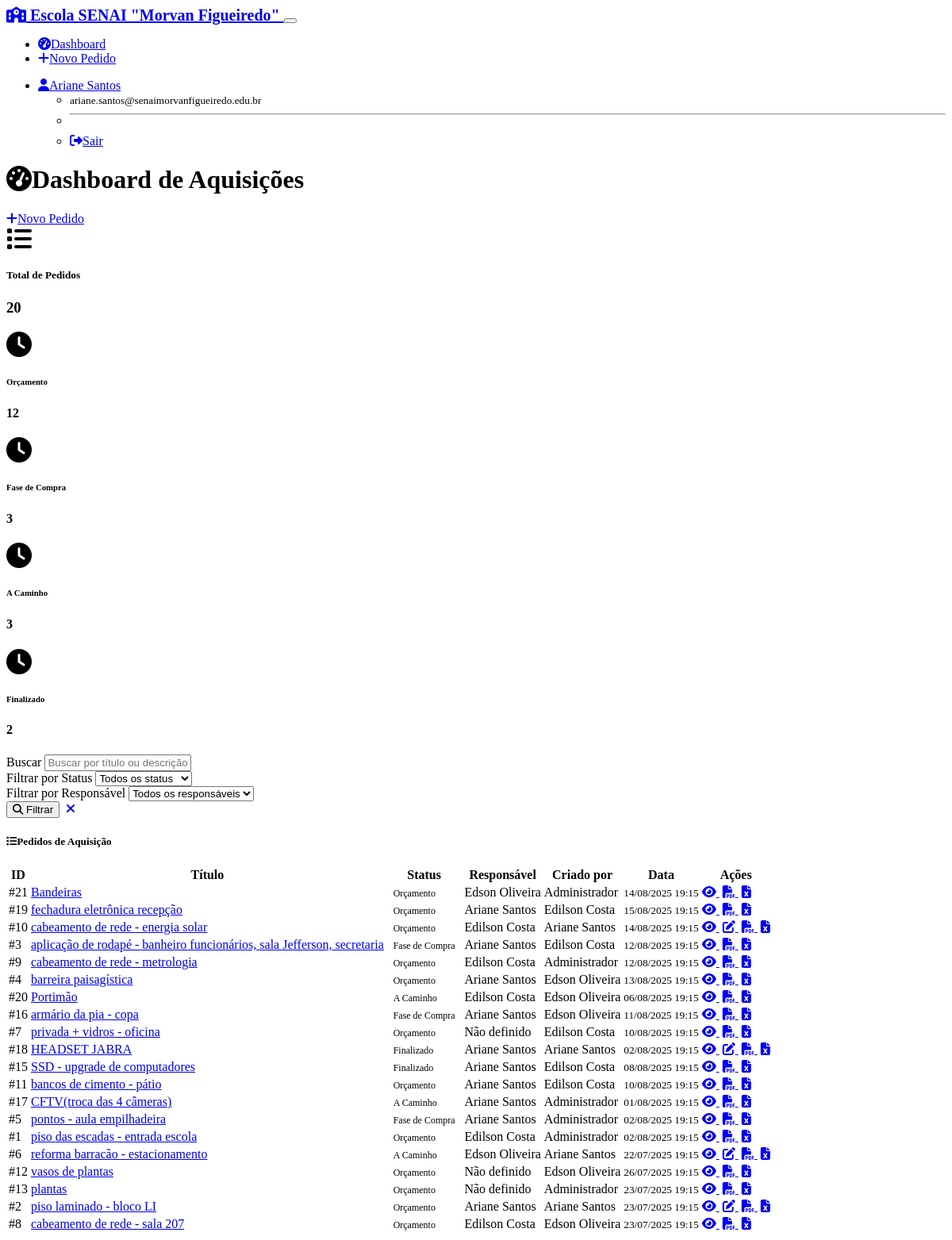
The page /dashboard (signed in) on the database its author committed.
### models.py (models this page shows, shortened)
class User(UserMixin, db.Model):
    id = db.Column(db.Integer, primary_key=True)
    username = db.Column(db.String(64), unique=True, nullable=False)
    email = db.Column(db.String(120), unique=True, nullable=False)
    full_name = db.Column(db.String(120), nullable=False)
    password_hash = db.Column(db.String(256))
    needs_password_reset = db.Column(db.Boolean, default=False, nullable=False)
    is_admin = db.Column(db.Boolean, default=False, nullable=False)
    active = db.Column(db.Boolean, default=True, nullable=False)
    created_at = db.Column(db.DateTime, default=datetime.utcnow)
    @property
    def is_active(self):
        return self.active
    acquisition_requests = db.relationship('AcquisitionRequest', foreign_keys='AcquisitionRequest.created_by_id', backref='creator', lazy='dynamic')
    assigned_requests = db.relationship('AcquisitionRequest', foreign_keys='AcquisitionRequest.responsible_id', backref='responsible', lazy='dynamic')
    status_changes = db.relationship('StatusChange', backref='changed_by_user', lazy='dynamic')

class AcquisitionRequest(db.Model):
    id = db.Column(db.Integer, primary_key=True)
    title = db.Column(db.String(200), nullable=False)
    description = db.Column(db.Text, nullable=False)
    status = db.Column(db.String(50), nullable=False, default='orcamento')
    observations = db.Column(db.Text)
    created_at = db.Column(db.DateTime, default=datetime.utcnow)
    updated_at = db.Column(db.DateTime, default=datetime.utcnow, onupdate=datetime.utcnow)
    created_by_id = db.Column(db.Integer, db.ForeignKey('user.id'), nullable=False)
    responsible_id = db.Column(db.Integer, db.ForeignKey('user.id'))
    attachments = db.relationship('Attachment', backref='request', lazy='dynamic', cascade='all, delete-orphan')
    status_changes = db.relationship('StatusChange', backref='request', lazy='dynamic', cascade='all, delete-orphan')
    STATUS_CHOICES = [
        ('orcamento', 'Orçamento'),
        ('fase_compra', 'Fase de Compra'),
        ('a_caminho', 'A Caminho'),
        ('finalizado', 'Finalizado')
    ]

### routes.py (the view)
@app.route('/')
@app.route('/dashboard')
@login_required
def dashboard():
    search_form = SearchForm()
    search = request.args.get('search', '')
    status_filter = request.args.get('status_filter', '')
    responsible_filter = request.args.get('responsible_filter', 0, type=int)
    query = AcquisitionRequest.query
    if search:
        query = query.filter(or_(
            AcquisitionRequest.title.contains(search),
            AcquisitionRequest.description.contains(search)
        ))
    if status_filter:
        query = query.filter(AcquisitionRequest.status == status_filter)
    if responsible_filter > 0:
        query = query.filter(AcquisitionRequest.responsible_id == responsible_filter)
    requests = query.order_by(desc(AcquisitionRequest.updated_at)).all()
    total_requests = AcquisitionRequest.query.count()
    status_counts = {}
    for status_code, status_name in AcquisitionRequest.STATUS_CHOICES:
        count = AcquisitionRequest.query.filter_by(status=status_code).count()
        status_counts[status_name] = count
    search_form.search.data = search
    search_form.status_filter.data = status_filter
    search_form.responsible_filter.data = responsible_filter
    return render_template('dashboard.html',
                         requests=requests,
                         search_form=search_form,
                         total_requests=total_requests,
                         status_counts=status_counts)

### forms.py
class SearchForm(FlaskForm):
    search = StringField('Buscar', validators=[Optional(), Length(max=100)])
    status_filter = SelectField('Filtrar por Status', validators=[Optional()])
    responsible_filter = SelectField('Filtrar por Responsável', coerce=int, validators=[Optional()])
    submit = SubmitField('Filtrar')
    def __init__(self, *args, **kwargs):
        super(SearchForm, self).__init__(*args, **kwargs)
        self.status_filter.choices = [('', 'Todos os status')] + AcquisitionRequest.STATUS_CHOICES
        self.responsible_filter.choices = [(0, 'Todos os responsáveis')] + [
            (user.id, user.full_name) for user in User.query.filter_by(active=True).all()
        ]

### app.py (called while the page is built)
@login_manager.user_loader
def load_user(user_id):
    from models import User
    return User.query.get(int(user_id))

### templates/dashboard.html (shortened to what this page needs)
{% extends "base.html" %}
{% block content %}
<div class="d-flex justify-content-between align-items-center mb-4">
    <h1><i class="fas fa-tachometer-alt me-2"></i>Dashboard de Aquisições</h1>
    <div class="btn-group">
        <a href="{{ url_for('new_request') }}" class="btn btn-primary">
            <i class="fas fa-plus me-1"></i>Novo Pedido
        </a>
    </div>
</div>
<div class="row mb-4">
    <div class="col-md-3">
        <div class="card text-center">
            <div class="card-body">
                <i class="fas fa-list fa-2x text-primary mb-2"></i>
                <h5 class="card-title">Total de Pedidos</h5>
                <h3 class="text-primary">{{ total_requests }}</h3>
            </div>
        </div>
    </div>
    {% for status_name, count in status_counts.items() %}
    <div class="col-md-3">
        <div class="card text-center">
            <div class="card-body">
                <i class="fas fa-clock fa-2x text-info mb-2"></i>
                <h6 class="card-title">{{ status_name }}</h6>
                <h4 class="text-info">{{ count }}</h4>
            </div>
        </div>
    </div>
    {% endfor %}
</div>
<div class="card mb-4">
    <div class="card-body">
        <form method="GET" class="row g-3">
            <div class="col-md-4">
                {{ search_form.search.label(class="form-label") }}
                {{ search_form.search(class="form-control", placeholder="Buscar por título ou descrição...") }}
            </div>
            <div class="col-md-3">
                {{ search_form.status_filter.label(class="form-label") }}
                {{ search_form.status_filter(class="form-select") }}
            </div>
            <div class="col-md-3">
                {{ search_form.responsible_filter.label(class="form-label") }}
                {{ search_form.responsible_filter(class="form-select") }}
            </div>
            <div class="col-md-2 d-flex align-items-end">
                <button type="submit" class="btn btn-secondary me-2">
                    <i class="fas fa-search"></i> Filtrar
                </button>
                <a href="{{ url_for('dashboard') }}" class="btn btn-outline-secondary">
                    <i class="fas fa-times"></i>
                </a>
            </div>
        </form>
    </div>
</div>
<div class="card">
    <div class="card-header">
        <h5 class="mb-0"><i class="fas fa-list me-2"></i>Pedidos de Aquisição</h5>
    </div>
    <div class="card-body">
        {% if requests %}
            <div class="table-responsive">
                <table class="table table-hover">
                    <thead>
                        <tr>
                            <th>ID</th>
                            <th>Título</th>
                            <th>Status</th>
                            <th>Responsável</th>
                            <th>Criado por</th>
                            <th>Data</th>
                            <th>Ações</th>
                        </tr>
                    </thead>
                    <tbody>
                        {% for request in requests %}
                        <tr>
                            <td>#{{ request.id }}</td>
                            <td>
                                <a href="{{ url_for('view_request', id=request.id) }}" class="text-decoration-none">
                                    {{ request.title }}
                                </a>
                            </td>
                            <td>
                                {% set status_classes = {
                                    'orcamento': 'warning',
                                    'fase_compra': 'info',
                                    'a_caminho': 'primary',
                                    'finalizado': 'success'
                                } %}
                                {% set status_names = {
                                    'orcamento': 'Orçamento',
                                    'fase_compra': 'Fase de Compra',
                                    'a_caminho': 'A Caminho',
                                    'finalizado': 'Finalizado'
                                } %}
                                <span class="badge bg-{{ status_classes.get(request.status, 'secondary') }} text-white">
                                    {{ status_names.get(request.status, request.status) }}
                                </span>
                            </td>
                            <td>
                                {% if request.responsible %}
                                    {{ request.responsible.full_name }}
                                {% else %}
                                    <span class="text-muted">Não definido</span>
                                {% endif %}
                            </td>
                            <td>{{ request.creator.full_name }}</td>
                            <td>
                                <small class="text-muted">
                                    {{ request.created_at.strftime('%d/%m/%Y %H:%M') }}
                                </small>
                            </td>
                            <td>
                                <div class="btn-group" role="group">
                                    <a href="{{ url_for('view_request', id=request.id) }}" class="btn btn-sm btn-outline-primary" title="Ver detalhes">
                                        <i class="fas fa-eye"></i>
                                    </a>
                                    {% if current_user.is_admin or request.created_by_id == current_user.id %}
                                    <a href="{{ url_for('edit_request', id=request.id) }}" class="btn btn-sm btn-outline-secondary" title="Editar">
                                        <i class="fas fa-edit"></i>
                                    </a>
                                    {% endif %}
                                    <a href="{{ url_for('generate_request_pdf_route', id=request.id) }}" class="btn btn-sm btn-outline-success" title="Gerar PDF">
                                        <i class="fas fa-file-pdf"></i>
                                    </a>
                                    <a href="{{ url_for('export_excel_request', id=request.id) }}" class="btn btn-sm btn-outline-success" title="Exportar Excel">
                                        <i class="fas fa-file-excel"></i>
                                    </a>
                                </div>
                            </td>
                        </tr>
                        {% endfor %}
                    </tbody>
                </table>
            </div>
        {% endif %}
    </div>
</div>
{% endblock %}

### templates/base.html (shortened to what this page needs)
<!DOCTYPE html>
<html lang="pt-BR" data-bs-theme="dark">
<head>
    <link href="https://cdn.replit.com/agent/bootstrap-agent-dark-theme.min.css" rel="stylesheet">
    <link rel="stylesheet" href="https://cdnjs.cloudflare.com/ajax/libs/font-awesome/6.4.0/css/all.min.css">
    <link rel="stylesheet" href="{{ url_for('static', filename='style.css') }}">
</head>
<body>
    {% if current_user.is_authenticated %}
    <nav class="navbar navbar-expand-lg navbar-dark bg-primary">
        <div class="container">
            <a class="navbar-brand" href="{{ url_for('dashboard') }}">
                <i class="fas fa-school me-2"></i>
Escola SENAI "Morvan Figueiredo"
            </a>
            <button class="navbar-toggler" type="button" data-bs-toggle="collapse" data-bs-target="#navbarNav">
            </button>
            <div class="collapse navbar-collapse" id="navbarNav">
                <ul class="navbar-nav me-auto">
                    <li class="nav-item">
                        <a class="nav-link" href="{{ url_for('dashboard') }}">
                            <i class="fas fa-tachometer-alt me-1"></i>Dashboard
                        </a>
                    </li>
                    <li class="nav-item">
                        <a class="nav-link" href="{{ url_for('new_request') }}">
                            <i class="fas fa-plus me-1"></i>Novo Pedido
                        </a>
                    </li>
                </ul>
                <ul class="navbar-nav">
                    <li class="nav-item dropdown">
                        <a class="nav-link dropdown-toggle" href="#" role="button" data-bs-toggle="dropdown">
                            <i class="fas fa-user me-1"></i>{{ current_user.full_name }}
                        </a>
                        <ul class="dropdown-menu">
                            <li><span class="dropdown-item-text">
                                <small class="text-muted">{{ current_user.email }}</small>
                            </span></li>
                            <li><hr class="dropdown-divider"></li>
                            <li><a class="dropdown-item" href="{{ url_for('logout') }}">
                                <i class="fas fa-sign-out-alt me-1"></i>Sair
                            </a></li>
                        </ul>
                    </li>
                </ul>
            </div>
        </div>
    </nav>
    {% endif %}
    <main class="container my-4">
        {% if error_message %}
            <div class="text-center">
                <h1 class="display-1">😔</h1>
                <h2>{{ error_message }}</h2>
                <a href="{{ url_for('dashboard') }}" class="btn btn-primary">
                    <i class="fas fa-home me-1"></i>Voltar ao Dashboard
                </a>
            </div>
        {% else %}
            {% block content %}{% endblock %}
        {% endif %}
    </main>
</body>
</html>

### static/style.css (style rules this page uses)
.badge { font-size: 0.75rem; padding: 0.35em 0.65em; }
.card { transition: box-shadow 0.15s ease-in-out; }
.navbar-brand { font-weight: 600; font-size: 1.25rem; }
.btn + .btn { margin-left: 0.25rem; }
.fade-in { animation: fadeIn 0.3s ease-in; }
.status-orcamento { color: var(--bs-warning); }
.status-fase-compra { color: var(--bs-info); }
.status-a-caminho { color: var(--bs-primary); }
.status-finalizado { color: var(--bs-success); }

### rows shown on the page
User: full_name "Ariane Santos", email "ariane.santos@senaimorvanfigueiredo.edu.br"
AcquisitionRequest: id "21", title "Bandeiras", get "Orçamento", responsible.full_name "Edson Oliveira", creator.full_name "Administrador", created_at "14/08/2025 19:15"
AcquisitionRequest: id "19", title "fechadura eletrônica recepção", get "Orçamento", responsible.full_name "Ariane Santos", creator.full_name "Edilson Costa", created_at "15/08/2025 19:15"
AcquisitionRequest: id "10", title "cabeamento de rede - energia solar", get "Orçamento", responsible.full_name "Edilson Costa", creator.full_name "Ariane Santos", created_at "14/08/2025 19:15"
AcquisitionRequest: id "3", title "aplicação de rodapé - banheiro funcionários, sala Jefferson, secretaria", get "Fase de Compra", responsible.full_name "Ariane Santos", creator.full_name "Edilson Costa", created_at "12/08/2025 19:15"
AcquisitionRequest: id "9", title "cabeamento de rede - metrologia", get "Orçamento", responsible.full_name "Edilson Costa", creator.full_name "Administrador", created_at "12/08/2025 19:15"
AcquisitionRequest: id "4", title "barreira paisagística", get "Orçamento", responsible.full_name "Ariane Santos", creator.full_name "Edson Oliveira", created_at "13/08/2025 19:15"
AcquisitionRequest: id "20", title "Portimão", get "A Caminho", responsible.full_name "Edilson Costa", creator.full_name "Edson Oliveira", created_at "06/08/2025 19:15"
AcquisitionRequest: id "16", title "armário da pia - copa", get "Fase de Compra", responsible.full_name "Ariane Santos", creator.full_name "Edson Oliveira", created_at "11/08/2025 19:15"
AcquisitionRequest: id "7", title "privada + vidros - oficina", get "Orçamento", shows "Não definido", creator.full_name "Edilson Costa", created_at "10/08/2025 19:15"
AcquisitionRequest: id "18", title "HEADSET JABRA", get "Finalizado", responsible.full_name "Ariane Santos", creator.full_name "Ariane Santos", created_at "02/08/2025 19:15"
AcquisitionRequest: id "15", title "SSD - upgrade de computadores", get "Finalizado", responsible.full_name "Ariane Santos", creator.full_name "Edilson Costa", created_at "08/08/2025 19:15"
AcquisitionRequest: id "11", title "bancos de cimento - pátio", get "Orçamento", responsible.full_name "Ariane Santos", creator.full_name "Edilson Costa", created_at "10/08/2025 19:15"
AcquisitionRequest: id "17", title "CFTV(troca das 4 câmeras)", get "A Caminho", responsible.full_name "Ariane Santos", creator.full_name "Administrador", created_at "01/08/2025 19:15"
AcquisitionRequest: id "5", title "pontos - aula empilhadeira", get "Fase de Compra", responsible.full_name "Ariane Santos", creator.full_name "Administrador", created_at "02/08/2025 19:15"
AcquisitionRequest: id "1", title "piso das escadas - entrada escola", get "Orçamento", responsible.full_name "Edilson Costa", creator.full_name "Administrador", created_at "02/08/2025 19:15"
AcquisitionRequest: id "6", title "reforma barracão - estacionamento", get "A Caminho", responsible.full_name "Edson Oliveira", creator.full_name "Ariane Santos", created_at "22/07/2025 19:15"
AcquisitionRequest: id "12", title "vasos de plantas", get "Orçamento", shows "Não definido", creator.full_name "Edson Oliveira", created_at "26/07/2025 19:15"
AcquisitionRequest: id "13", title "plantas", get "Orçamento", shows "Não definido", creator.full_name "Administrador", created_at "23/07/2025 19:15"
AcquisitionRequest: id "2", title "piso laminado - bloco LI", get "Orçamento", responsible.full_name "Ariane Santos", creator.full_name "Ariane Santos", created_at "23/07/2025 19:15"
AcquisitionRequest: id "8", title "cabeamento de rede - sala 207", get "Orçamento", responsible.full_name "Edilson Costa", creator.full_name "Edson Oliveira", created_at "23/07/2025 19:15"

### other values the page prints
{{ total_requests }} "20"
{{ status_name }} "Orçamento" "Fase de Compra" "A Caminho" "Finalizado"
{{ count }} "12" "3" "3" "2"
{{ search_form.search.label(class="form-label") }} "Buscar"
{{ search_form.status_filter.label(class="form-label") }} "Filtrar por Status"
{{ search_form.responsible_filter.label(class="form-label") }} "Filtrar por Responsável"
